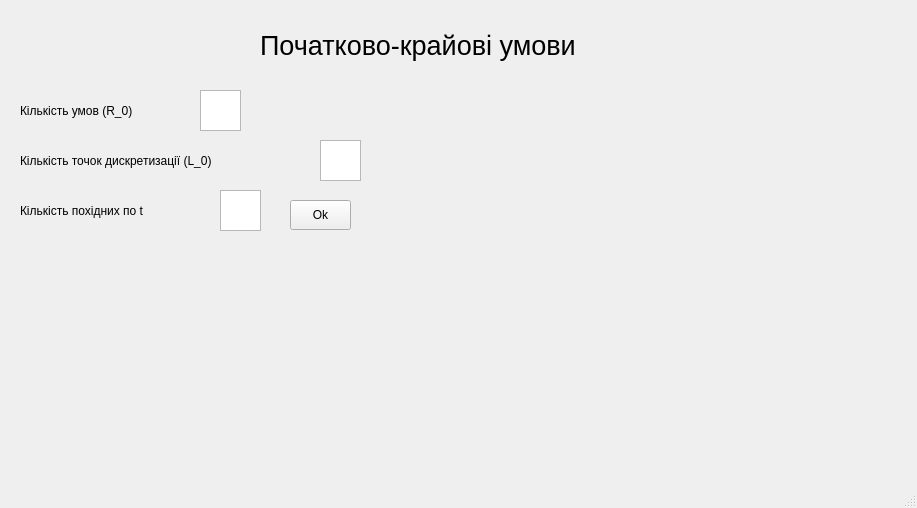
<?xml version="1.0" encoding="UTF-8"?>
<ui version="4.0">
 <class>initial_conditions</class>
 <widget class="QMainWindow" name="initial_conditions">
  <property name="geometry">
   <rect>
    <x>0</x>
    <y>0</y>
    <width>917</width>
    <height>508</height>
   </rect>
  </property>
  <property name="windowTitle">
   <string>Початково-крайовий стан</string>
  </property>
  <widget class="QWidget" name="centralwidget">
   <widget class="QLabel" name="label">
    <property name="geometry">
     <rect>
      <x>260</x>
      <y>20</y>
      <width>421</width>
      <height>51</height>
     </rect>
    </property>
    <property name="font">
     <font>
      <pointsize>20</pointsize>
     </font>
    </property>
    <property name="text">
     <string>Початково-крайові умови</string>
    </property>
   </widget>
   <widget class="QLabel" name="label_3">
    <property name="geometry">
     <rect>
      <x>20</x>
      <y>100</y>
      <width>171</width>
      <height>21</height>
     </rect>
    </property>
    <property name="text">
     <string>Кількість умов (R_0)</string>
    </property>
   </widget>
   <widget class="QPushButton" name="pushButton">
    <property name="geometry">
     <rect>
      <x>290</x>
      <y>200</y>
      <width>61</width>
      <height>30</height>
     </rect>
    </property>
    <property name="text">
     <string>Ok</string>
    </property>
    <property name="autoDefault">
     <bool>false</bool>
    </property>
   </widget>
   <widget class="QLabel" name="label_4">
    <property name="geometry">
     <rect>
      <x>20</x>
      <y>150</y>
      <width>301</width>
      <height>21</height>
     </rect>
    </property>
    <property name="text">
     <string>Кількість точок дискретизації (L_0)</string>
    </property>
   </widget>
   <widget class="QLabel" name="label_5">
    <property name="geometry">
     <rect>
      <x>20</x>
      <y>200</y>
      <width>201</width>
      <height>21</height>
     </rect>
    </property>
    <property name="text">
     <string>Кількість похідних по t</string>
    </property>
   </widget>
   <widget class="QTextEdit" name="condNum">
    <property name="geometry">
     <rect>
      <x>200</x>
      <y>90</y>
      <width>41</width>
      <height>41</height>
     </rect>
    </property>
   </widget>
   <widget class="QTextEdit" name="dotsNum">
    <property name="geometry">
     <rect>
      <x>320</x>
      <y>140</y>
      <width>41</width>
      <height>41</height>
     </rect>
    </property>
   </widget>
   <widget class="QTextEdit" name="derNum">
    <property name="geometry">
     <rect>
      <x>220</x>
      <y>190</y>
      <width>41</width>
      <height>41</height>
     </rect>
    </property>
   </widget>
  </widget>
  <widget class="QMenuBar" name="menubar">
   <property name="geometry">
    <rect>
     <x>0</x>
     <y>0</y>
     <width>917</width>
     <height>26</height>
    </rect>
   </property>
  </widget>
  <widget class="QStatusBar" name="statusbar"/>
 </widget>
 <resources>
  <include location="ic.qrc"/>
 </resources>
 <connections/>
</ui>
